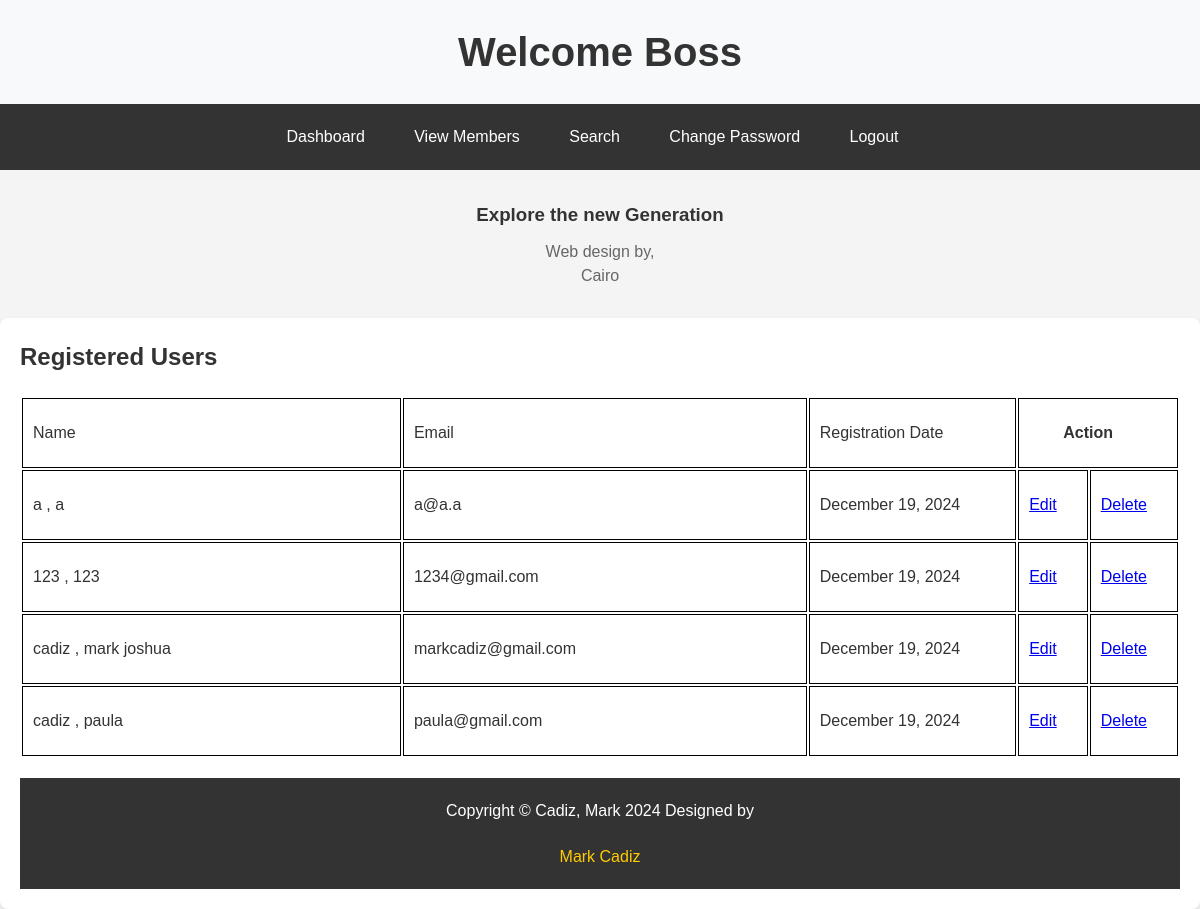
The app's page /register-view-users.php (signed in) with its own data.
### tables this page shows
CREATE TABLE `users` (
  `user_id` mediumint(8) UNSIGNED NOT NULL,
  `fname` varchar(30) NOT NULL,
  `lname` varchar(30) NOT NULL,
  `email` varchar(50) NOT NULL,
  `psword` char(65) NOT NULL,
  `registration_date` datetime DEFAULT NULL,
  `user_level` tinyint(1) UNSIGNED NOT NULL
);

### register-view-users.php (the view, shortened to what this page needs)
<!doctype html>
<html lang = "en">
<head>
	<link rel="stylesheet" type="text/css" href="cadiz.css">
</head>
<body>
	<div id="constant">
		<?php include('header.php'); ?>
		<?php include('navadmin.php'); ?>
		<?php include('info-col.php'); ?>
		<div id='content'>
			<h2>Registered Users</h2>
			<p>
			<?php
			    require('mysqli_connect.php');
				$q = "SELECT  user_id, lname, fname, email, DATE_FORMAT(registration_date, '%M %d, %Y') as regdate from users ORDER BY registration_date ASC";
				$result = @mysqli_query($dbcon, $q);
				if($result){
					echo '<table>
						<tr>
						<td>Name</td>
						<td>Email</td>
						<td>Registration Date</td>
						<th colspan="2">Action</th>
						</tr>';
					while($row = mysqli_fetch_array($result, MYSQLI_ASSOC)){
						echo '<tr>
						<td>' . $row['lname'] .' , '. $row['fname'] . '</td>
						<td>' . $row['email'] . '</td>
						<td>' . $row['regdate'] . '</td>
						<td><a href="edit_user.php?id=' . $row['user_id'] . '">Edit</a></td>
						<td><a href="delete_user.php?id=' . $row['user_id'] . '">Delete</a></td>
						</tr>';
					}
				}else{
					echo '<p class="error"> The current users could not be retrieved due to a system error. Please report this
					incident to the sysAdmin. Error Code: 69 </p>';
				}
			?>
			</p>
	</div>
	<?php include('footer.php'); ?>
</body>
</html>

### header.php
<div id="header">
	<h1>Welcome Boss</h1>
</div>

### navadmin.php
<div id="nav">
<ul>
	<li><a href="admin.php" title="View Users">Dashboard</a></li>
	<li><a href="register-view-users.php" title="View Users">View Members</a></li>
	<li><a href="admin.php" title="Search">Search</a></li>
	<li><a href="changepass.php" title="Page 4">Change Password</a></li>
	<li><a href="logout.php" title="logout">Logout</a></li>
</ul>
</div>

### info-col.php
<div id="info-col">
	<h3>Explore the new Generation</h3>
	<p>Web design by,<br/>Cairo</p>
</div>

### footer.php
<div id="footer">
	<p>Copyright &copy; Cadiz, Mark 2024 Designed by</p>
	<a href="https://fb.me/profile.php/">Mark Cadiz</a>
</div>

### cadiz.css (style rules this page uses)
* { margin: 0; padding: 0; box-sizing: border-box; }
body { font-family: Arial, sans-serif; line-height: 1.6; color: #333; background-color: #f4f4f4; }
h1 { background-color: #f8f9fa; padding: 20px; text-align: center; color: #333; font-size: 2.5em; }
#nav { background-color: #333; padding: 10px 0; text-align: center; }
#nav ul { list-style: none; margin: 0; padding: 0; }
#nav ul li { display: inline; margin-right: 15px; }
#nav ul li a { color: #fff; text-decoration: none; padding: 10px 15px; display: inline-block; transition: background-color 0.3s, color 0.3s; }
#info-col { background-color: transparent; border: none; padding: 10px; margin: 20px auto; max-width: 300px; text-align: center; display: flex; flex-direction: column; justify-content: center; align-items: center; }
#info-col h3 { color: #333; margin-bottom: 10px; }
#info-col p { color: #666; line-height: 1.5; }
#content { background: #fff; padding: 20px; border-radius: 8px; box-shadow: 0 2px 4px rgba(0,0,0,0.1); }
#content h2 { text-align: left; margin-bottom: 20px; }
#content p { margin-bottom: 20px; }
#footer a { color: #ffcc00; text-decoration: none; }
h2 { text-align: center; color: #333; }
table tr, td, th { border-collapse: collapse; padding-right: 30px; font-style: sans-serif; border: 1px solid #000000; width: 40%; padding-left: 10px; }
table { width: 100%; }
td { height: 70px; }
#constant { border-right: #000000; }

### records on screen
users: lname "a", fname "a", email "a@a.a", regdate "December 19, 2024"
users: lname "123", fname "123", email "1234@gmail.com", regdate "December 19, 2024"
users: lname "cadiz", fname "mark joshua", email "markcadiz@gmail.com", regdate "December 19, 2024"
users: lname "cadiz", fname "paula", email "paula@gmail.com", regdate "December 19, 2024"
